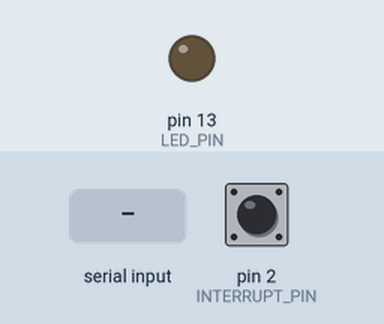
The sketch below on a simulated Arduino Leonardo, built with avr-gcc and run on an emulated ATmega32U4. Shown: output pins drawn as LEDs (lit = HIGH). Inputs (shaded band) come from the test bench; at power-on: pin 2 (INTERRUPT_PIN) LOW. The sensor or clock chip raises its interrupt line as the real part does; what the sketch prints to the serial monitor is not drawn.

Above: at 0.8 s.
0.9 s: "1\n" received over Serial
At 1.6 s:
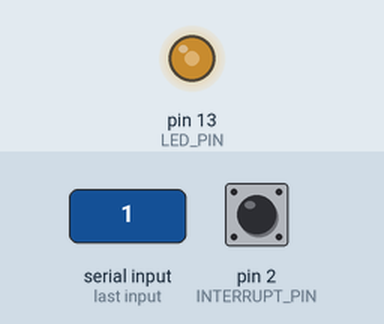
Timing chart, 0 to 9.9 s (numbered marks = the images above; inputs shaded):
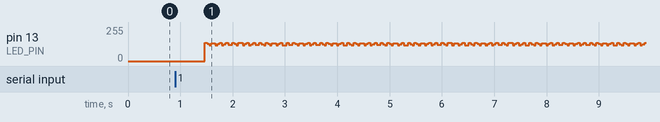

The sketch:

MPU6050_DMP6.ino
```cpp
// I2C device class (I2Cdev) demonstration Arduino sketch for MPU6050 class using DMP (MotionApps v2.0)
// 6/21/2012 by Jeff Rowberg <jeff@rowberg.net>
// Updates should (hopefully) always be available at https://github.com/jrowberg/i2cdevlib
//
// Changelog:
//      2019-07-08 - Added Auto Calibration and offset generator
//		   - and altered FIFO retrieval sequence to avoid using blocking code
//      2016-04-18 - Eliminated a potential infinite loop
//      2013-05-08 - added seamless Fastwire support
//                 - added note about gyro calibration
//      2012-06-21 - added note about Arduino 1.0.1 + Leonardo compatibility error
//      2012-06-20 - improved FIFO overflow handling and simplified read process
//      2012-06-19 - completely rearranged DMP initialization code and simplification
//      2012-06-13 - pull gyro and accel data from FIFO packet instead of reading directly
//      2012-06-09 - fix broken FIFO read sequence and change interrupt detection to RISING
//      2012-06-05 - add gravity-compensated initial reference frame acceleration output
//                 - add 3D math helper file to DMP6 example sketch
//                 - add Euler output and Yaw/Pitch/Roll output formats
//      2012-06-04 - remove accel offset clearing for better results (thanks Sungon Lee)
//      2012-06-01 - fixed gyro sensitivity to be 2000 deg/sec instead of 250
//      2012-05-30 - basic DMP initialization working

/* ============================================
I2Cdev device library code is placed under the MIT license
Copyright (c) 2012 Jeff Rowberg

Permission is hereby granted, free of charge, to any person obtaining a copy
of this software and associated documentation files (the "Software"), to deal
in the Software without restriction, including without limitation the rights
to use, copy, modify, merge, publish, distribute, sublicense, and/or sell
copies of the Software, and to permit persons to whom the Software is
furnished to do so, subject to the following conditions:

The above copyright notice and this permission notice shall be included in
all copies or substantial portions of the Software.

THE SOFTWARE IS PROVIDED "AS IS", WITHOUT WARRANTY OF ANY KIND, EXPRESS OR
IMPLIED, INCLUDING BUT NOT LIMITED TO THE WARRANTIES OF MERCHANTABILITY,
FITNESS FOR A PARTICULAR PURPOSE AND NONINFRINGEMENT. IN NO EVENT SHALL THE
AUTHORS OR COPYRIGHT HOLDERS BE LIABLE FOR ANY CLAIM, DAMAGES OR OTHER
LIABILITY, WHETHER IN AN ACTION OF CONTRACT, TORT OR OTHERWISE, ARISING FROM,
OUT OF OR IN CONNECTION WITH THE SOFTWARE OR THE USE OR OTHER DEALINGS IN
THE SOFTWARE.
===============================================
*/

// I2Cdev and MPU6050 must be installed as libraries, or else the .cpp/.h files
// for both classes must be in the include path of your project
#include "I2Cdev.h"

#include "MPU6050_6Axis_MotionApps20.h"
//#include "MPU6050.h" // not necessary if using MotionApps include file

// Arduino Wire library is required if I2Cdev I2CDEV_ARDUINO_WIRE implementation
// is used in I2Cdev.h
#if I2CDEV_IMPLEMENTATION == I2CDEV_ARDUINO_WIRE
    #include "Wire.h"
#endif

// class default I2C address is 0x68
// specific I2C addresses may be passed as a parameter here
// AD0 low = 0x68 (default for SparkFun breakout and InvenSense evaluation board)
// AD0 high = 0x69
MPU6050 mpu;
//MPU6050 mpu(0x69); // <-- use for AD0 high

/* =========================================================================
   NOTE: In addition to connection 3.3v, GND, SDA, and SCL, this sketch
   depends on the MPU-6050's INT pin being connected to the Arduino's
   external interrupt #0 pin. On the Arduino Uno and Mega 2560, this is
   digital I/O pin 2.
 * ========================================================================= */

/* =========================================================================
   NOTE: Arduino v1.0.1 with the Leonardo board generates a compile error
   when using Serial.write(buf, len). The Teapot output uses this method.
   The solution requires a modification to the Arduino USBAPI.h file, which
   is fortunately simple, but annoying. This will be fixed in the next IDE
   release. For more info, see these links:

   http://arduino.cc/forum/index.php/topic,109987.0.html
   http://code.google.com/p/arduino/issues/detail?id=958
 * ========================================================================= */


//#define OUTPUT_QUAT_GYRO_ACC
#define OUTPUT_GYRO_ACC

// uncomment "OUTPUT_READABLE_QUATERNION" if you want to see the actual
// quaternion components in a [w, x, y, z] format (not best for parsing
// on a remote host such as Processing or something though)
//#define OUTPUT_READABLE_QUATERNION

// uncomment "OUTPUT_READABLE_EULER" if you want to see Euler angles
// (in degrees) calculated from the quaternions coming from the FIFO.
// Note that Euler angles suffer from gimbal lock (for more info, see
// http://en.wikipedia.org/wiki/Gimbal_lock)
//#define OUTPUT_READABLE_EULER

// uncomment "OUTPUT_READABLE_YAWPITCHROLL" if you want to see the yaw/
// pitch/roll angles (in degrees) calculated from the quaternions coming
// from the FIFO. Note this also requires gravity vector calculations.
// Also note that yaw/pitch/roll angles suffer from gimbal lock (for
// more info, see: http://en.wikipedia.org/wiki/Gimbal_lock)
//#define OUTPUT_READABLE_YAWPITCHROLL

// uncomment "OUTPUT_READABLE_REALACCEL" if you want to see acceleration
// components with gravity removed. This acceleration reference frame is
// not compensated for orientation, so +X is always +X according to the
// sensor, just without the effects of gravity. If you want acceleration
// compensated for orientation, us OUTPUT_READABLE_WORLDACCEL instead.
//#define OUTPUT_READABLE_REALACCEL

// uncomment "OUTPUT_READABLE_WORLDACCEL" if you want to see acceleration
// components with gravity removed and adjusted for the world frame of
// reference (yaw is relative to initial orientation, since no magnetometer
// is present in this case). Could be quite handy in some cases.
//#define OUTPUT_READABLE_WORLDACCEL

// uncomment "OUTPUT_TEAPOT" if you want output that matches the
// format used for the InvenSense teapot demo
//#define OUTPUT_TEAPOT


#define INTERRUPT_PIN 2  // use pin 2 on Arduino Uno & most boards
#define LED_PIN 13 // (Arduino is 13, Teensy is 11, Teensy++ is 6)
bool blinkState = false;

// MPU control/status vars
bool dmpReady = false;  // set true if DMP init was successful
uint8_t mpuIntStatus;   // holds actual interrupt status byte from MPU
uint8_t devStatus;      // return status after each device operation (0 = success, !0 = error)
uint16_t packetSize;    // expected DMP packet size (default is 42 bytes)
uint16_t fifoCount;     // count of all bytes currently in FIFO
uint8_t fifoBuffer[64]; // FIFO storage buffer

//// orientation/motion vars
//Quaternion q;           // [w, x, y, z]         quaternion container
//VectorInt16 aa;         // [x, y, z]            accel sensor measurements
//VectorInt16 aaReal;     // [x, y, z]            gravity-free accel sensor measurements
//VectorInt16 aaWorld;    // [x, y, z]            world-frame accel sensor measurements
//VectorFloat gravity;    // [x, y, z]            gravity vector
//float euler[3];         // [psi, theta, phi]    Euler angle container
//float ypr[3];           // [yaw, pitch, roll]   yaw/pitch/roll container and gravity vector

// Initialize Output Packet
uint8_t outputPacketQGA[24] = { '$', 0x02, 0,0, 0,0, 0,0, 0,0, 0,0, 0,0, 0,0, 0,0, 0,0, 0,0, '\r', '\n' };
uint8_t outputPacketGA[16] = { '$', 0x02, 0,0, 0,0, 0,0, 0,0, 0,0, 0,0, '\r', '\n' };


// ================================================================
// ===               INTERRUPT DETECTION ROUTINE                ===
// ================================================================

volatile bool mpuInterrupt = false;     // indicates whether MPU interrupt pin has gone high
void dmpDataReady() {
    mpuInterrupt = true;
}


// ================================================================
// ===                      INITIAL SETUP                       ===
// ================================================================

void setup() {
    // join I2C bus (I2Cdev library doesn't do this automatically)
    #if I2CDEV_IMPLEMENTATION == I2CDEV_ARDUINO_WIRE
        Wire.begin();
        Wire.setClock(400000); // 400kHz I2C clock. Comment this line if having compilation difficulties
    #elif I2CDEV_IMPLEMENTATION == I2CDEV_BUILTIN_FASTWIRE
        Fastwire::setup(400, true);
    #endif

    // initialize serial communication
    // (115200 chosen because it is required for Teapot Demo output, but it's
    // really up to you depending on your project)
    Serial.begin(115200);
    while (!Serial); // wait for Leonardo enumeration, others continue immediately

    // NOTE: 8MHz or slower host processors, like the Teensy @ 3.3V or Arduino
    // Pro Mini running at 3.3V, cannot handle this baud rate reliably due to
    // the baud timing being too misaligned with processor ticks. You must use
    // 38400 or slower in these cases, or use some kind of external separate
    // crystal solution for the UART timer.

    // initialize device
    Serial.println(F("Initializing I2C devices..."));
    mpu.initialize();
    pinMode(INTERRUPT_PIN, INPUT);

    // verify connection
    Serial.println(F("Testing device connections..."));
    Serial.println(mpu.testConnection() ? F("MPU6050 connection successful") : F("MPU6050 connection failed"));

    // wait for ready
    Serial.println(F("\nSend any character to begin DMP programming and demo: "));
    while (Serial.available() && Serial.read()); // empty buffer
    while (!Serial.available());                 // wait for data
    while (Serial.available() && Serial.read()); // empty buffer again

    // load and configure the DMP
    Serial.println(F("Initializing DMP..."));
    devStatus = mpu.dmpInitialize();

    // supply your own gyro offsets here, scaled for min sensitivity
//    mpu.setXGyroOffset(31);
//    mpu.setYGyroOffset(34);
//    mpu.setZGyroOffset(32);
//    mpu.setXAccelOffset(-356); // 1688 factory default for my test chip
//    mpu.setYAccelOffset(775); // 1688 factory default for my test chip
//    mpu.setZAccelOffset(147); // 1688 factory default for my test chip

    // make sure it worked (returns 0 if so)
    if (devStatus == 0) {
        // Calibration Time: generate offsets and calibrate our MPU6050
        //mpu.CalibrateAccel(6);
        //mpu.CalibrateGyro(6);
        //mpu.PrintActiveOffsets();
        // turn on the DMP, now that it's ready
        Serial.println(F("Enabling DMP..."));
        mpu.setDMPEnabled(true);

        // enable Arduino interrupt detection
        Serial.print(F("Enabling interrupt detection (Arduino external interrupt "));
        Serial.print(digitalPinToInterrupt(INTERRUPT_PIN));
        Serial.println(F(")..."));
        attachInterrupt(digitalPinToInterrupt(INTERRUPT_PIN), dmpDataReady, RISING);
        mpuIntStatus = mpu.getIntStatus();

        // set our DMP Ready flag so the main loop() function knows it's okay to use it
        Serial.println(F("DMP ready! Waiting for first interrupt..."));
        dmpReady = true;

        // get expected DMP packet size for later comparison
        packetSize = mpu.dmpGetFIFOPacketSize();
    } else {
        // ERROR!
        // 1 = initial memory load failed
        // 2 = DMP configuration updates failed
        // (if it's going to break, usually the code will be 1)
        Serial.print(F("DMP Initialization failed (code "));
        Serial.print(devStatus);
        Serial.println(F(")"));
    }

    // configure LED for output
    pinMode(LED_PIN, OUTPUT);
}


// ================================================================
// ===                    MAIN PROGRAM LOOP                     ===
// ================================================================

void loop() {
    // if programming failed, don't try to do anything
    if (!dmpReady) return;
    // read a packet from FIFO
    if (mpu.dmpGetCurrentFIFOPacket(fifoBuffer)) { // Get the Latest packet
      #ifdef OUTPUT_QUAT_GYRO_ACC
          // Quaternion
          outputPacketQGA[2] = fifoBuffer[0];
          outputPacketQGA[3] = fifoBuffer[1];

          outputPacketQGA[4] = fifoBuffer[4];
          outputPacketQGA[5] = fifoBuffer[5];

          outputPacketQGA[6] = fifoBuffer[8];
          outputPacketQGA[7] = fifoBuffer[9];

          outputPacketQGA[8] = fifoBuffer[12];
          outputPacketQGA[9] = fifoBuffer[13];
          // Gyro
          outputPacketQGA[10] = fifoBuffer[16];
          outputPacketQGA[11] = fifoBuffer[17];

          outputPacketQGA[12] = fifoBuffer[20];
          outputPacketQGA[13] = fifoBuffer[21];

          outputPacketQGA[14] = fifoBuffer[24];
          outputPacketQGA[15] = fifoBuffer[25];
          // Acc
          outputPacketQGA[16] = fifoBuffer[28];
          outputPacketQGA[17] = fifoBuffer[29];

          outputPacketQGA[18] = fifoBuffer[32];
          outputPacketQGA[19] = fifoBuffer[33];

          outputPacketQGA[20] = fifoBuffer[36];
          outputPacketQGA[21] = fifoBuffer[37];

          Serial.write(outputPacketQGA, 24);
        #endif

        #ifdef OUTPUT_GYRO_ACC
          // Gyro
          outputPacketGA[2] = fifoBuffer[16];
          outputPacketGA[3] = fifoBuffer[17];

          outputPacketGA[4] = fifoBuffer[20];
          outputPacketGA[5] = fifoBuffer[21];

          outputPacketGA[6] = fifoBuffer[24];
          outputPacketGA[7] = fifoBuffer[25];
          // Acc
          outputPacketGA[8] = fifoBuffer[28];
          outputPacketGA[9] = fifoBuffer[29];

          outputPacketGA[10] = fifoBuffer[32];
          outputPacketGA[11] = fifoBuffer[33];

          outputPacketGA[12] = fifoBuffer[36];
          outputPacketGA[13] = fifoBuffer[37];
          Serial.write(outputPacketGA, 16);
        #endif

        // blink LED to indicate activity
        blinkState = !blinkState;
        digitalWrite(LED_PIN, blinkState);
    }
}
```
